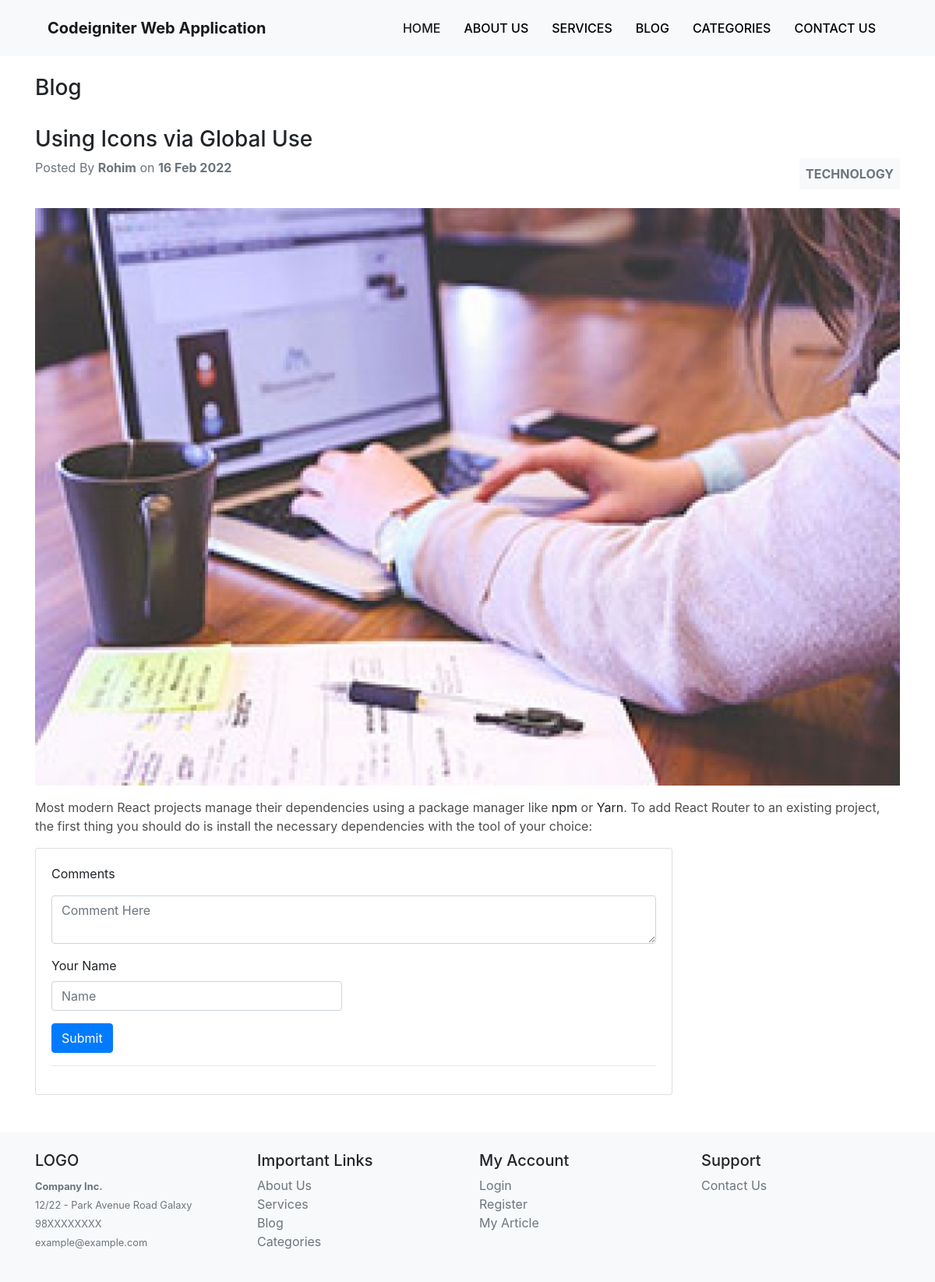
Page /blog/detail/18 on the committed database.
### tables this page shows
CREATE TABLE `articles` (
  `id` int(11) NOT NULL,
  `title` varchar(255) NOT NULL,
  `description` text NOT NULL,
  `image` varchar(100) NOT NULL,
  `category` int(11) NOT NULL,
  `author` varchar(50) NOT NULL,
  `status` int(1) NOT NULL DEFAULT 1,
  `created_at` datetime DEFAULT NULL,
  `updated_at` datetime DEFAULT NULL
);

CREATE TABLE `categories` (
  `id` int(11) NOT NULL,
  `name` varchar(100) NOT NULL,
  `image` varchar(100) NOT NULL,
  `status` int(1) NOT NULL DEFAULT 1,
  `created_at` datetime DEFAULT NULL,
  `updated_at` datetime DEFAULT NULL
);

### application/controllers/Blog.php (called while the page is built, shortened)
<?php
class Blog extends CI_Controller {
	public function detail($id)
	{
		$this->load->model('Article_model');
		$this->load->model('Comment_model');
		$this->load->library('form_validation');
		$article = $this->Article_model->getArticle($id);
		$data = [];
		$data['article'] = $article;
		$comments = $this->Comment_model->getComments($id,true);
		$data['comments'] = $comments;
		$this->form_validation->set_error_delimiters('<p class="mb-0">','<?p>');
		$this->form_validation->set_rules('name','Name', 'required|min_length[5]');
		$this->form_validation->set_rules('comment','Comment', 'required|min_length[20]');
		if($this->form_validation->run() == true){
			$formArray = [];
			$formArray['name'] = $this->input->post('name');
			$formArray['comment'] = $this->input->post('comment');
			$formArray['article_id'] = $id;
			$formArray['created_at'] = date('Y-m-d H:i:s');
			$this->Comment_model->create($formArray);
			$this->session->set_flashdata('message','Your comment has been posted successfully...');
			redirect(base_url('blog/detail/'.$id));
		}else{
			$this->load->view('front/detail', $data);
		}
	}
}

### index.php (called while the page is built, shortened)
<?php
require_once BASEPATH.'core/CodeIgniter.php';

### application/models/Article_model.php (called while the page is built, shortened)
<?php
class Article_model extends CI_Model{
    public function getArticle($id)
    {
      $this->db->select('articles.*, categories.name as category_name');
      $this->db->join('categories', 'categories.id=articles.category','left');
      $article = $this->db->where('articles.id', $id)->get('articles')->row_array();
      return $article;
    }
}
?>

### application/views/front/detail.php (the view, shortened to what this page needs)
<div class="container">
    <h3 class="pt-4 pb-4">Blog</h3>
    <div class="row">
        <div class="col-md-12">
            <h3><?php echo $article['title']; ?></h3>
            <div class="d-flex justify-content-between">
                <p class="text-muted">Posted By <strong><?php echo $article['author']; ?></strong> on <strong><?php echo date('d M Y', strtotime($article['created_at'])); ?></strong></p>
                <a href="" class="text-muted p-2 bg-light text-uppercase"><strong><?php echo $article['category_name']; ?></strong></a>
            </div>
            <?php if ($article['image'] != '' && file_exists('./public/uploads/articles/thumb_front/' . $article['image'])) {
            ?>
                <div class="mb-3 mt-4">
                    <img src="<?php echo base_url('./public/uploads/articles/thumb_front/' . $article['image']) ?>" alt="" class="w-100">
                </div>
            <?php   } ?>
            <?php echo $article['description']; ?>
            <div class="col-md-9 pl-0" id="comment_box">
                <div class="card">
                    <div class="card-body">
                        <form action="<?php echo base_url('blog/detail/' . $article['id']) ?>#comment_box" name="commentForm" id="commentForm" method="post">
                            <div class="comment-box ">
                                <p>Comments</p>
                                <div class="form-group">
                                    <textarea name="comment" id="comment" class="form-control" placeholder="Comment Here"><?php echo set_value('comment') ?></textarea>
                                </div>
                                <div class="form-group">
                                    <div class="row">
                                        <div class="col-md-6">
                                            <label for="name">Your Name</label>
                                            <input type="text" name="name" id="name" value="<?php echo set_value('name') ?>" class="form-control" placeholder="Name">
                                        </div>
                                    </div>
                                </div>
                                <button type="submit" name="submit" class="btn btn-primary">Submit</button>
                            </div>
                        </form>
                        <hr>
                    </div>
                </div>
            </div>
        </div>
    </div>
</div>

### public/css/style.css (style rules this page uses)
a { color: #505050; }

### rows in the picture
articles: title "Using Icons via Global Use", author "Rohim", created_at "16 Feb 2022", categories.name "TECHNOLOGY", image (picture), description "Most modern React projects manage their dependencies using a package manager like npm or Yarn . To add React Router to an existing project, the first thing you should do is install the necessary dependencies with the tool of your choice:"
